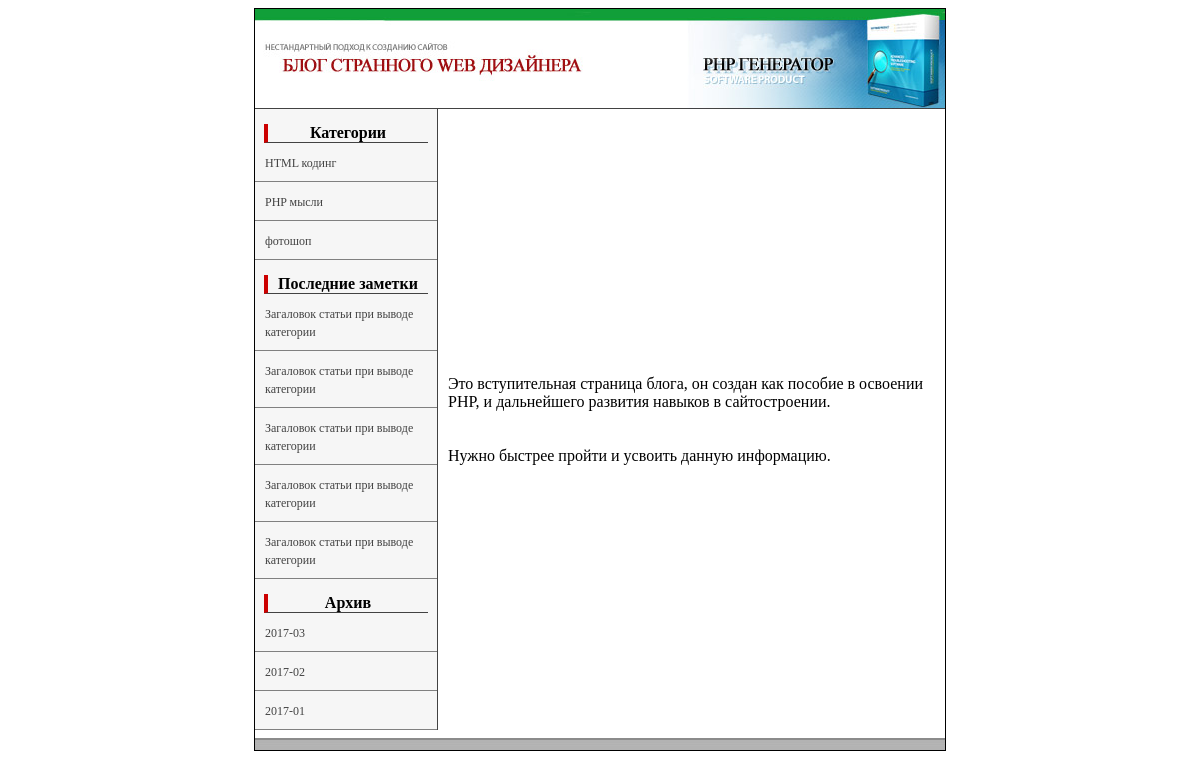
The page / on the database its author committed.
### tables this page shows
CREATE TABLE `categories` (
  `id` int(11) NOT NULL,
  `title` varchar(255) NOT NULL,
  `meta_d` varchar(255) NOT NULL,
  `meta_k` varchar(255) NOT NULL,
  `text` text NOT NULL
);

CREATE TABLE `data` (
  `id` int(5) NOT NULL,
  `cat` int(1) NOT NULL,
  `meta_d` varchar(255) NOT NULL,
  `meta_k` varchar(255) NOT NULL,
  `description` text NOT NULL,
  `text` text NOT NULL,
  `view` int(7) NOT NULL,
  `author` varchar(100) NOT NULL,
  `date` date NOT NULL,
  `mini_img` varchar(255) NOT NULL,
  `title` varchar(255) NOT NULL
);

CREATE TABLE `settings` (
  `id` int(3) NOT NULL,
  `title` varchar(255) NOT NULL,
  `meta_d` varchar(255) NOT NULL,
  `meta_k` varchar(255) NOT NULL,
  `text` text NOT NULL,
  `page` varchar(255) NOT NULL
);

### blocks/left.php (the view, shortened to what this page needs)
<td width="182px" class="left" valign="top">
<div class="nav_title">
	Категории
</div>
	<?
		$result2 = mysqli_query($db,"SELECT * FROM categories");
if(mysqli_num_rows($result2)>0){
    $myrow2 = mysqli_fetch_array($result2);
    do{
    	printf("<p><a href='view_cat.php?cat=%s'>%s</a></p>",$myrow2['id'],$myrow2['title']);
    }
    while ($myrow2 = mysqli_fetch_array($result2));
}
else {
    echo "<p>Информация по запросу не может быть извлечена. В таблице нет записей.</p>";
    exit();
}
	?>
    <div class="nav_title">Последние заметки</div>
<?php
        $result3 = mysqli_query($db, "SELECT id, title FROM data ORDER BY date DESC, id DESC LIMIT 5");
if(mysqli_num_rows($result3)>0){
    $myrow3 = mysqli_fetch_array($result3);
   do{
        printf("<p><a href='view_posts.php?id=%s'>%s</a></p>",$myrow3['id'],$myrow3['title']);
    }
    while ($myrow3 = mysqli_fetch_array($result3));
}
else {
    echo "<p>Информация по запросу не может быть извлечена. В таблице нет записей.</p>";
    exit();
}
?>
    <div class="nav_title">Архив</div>
    <?php
        $result4 = mysqli_query($db, "SELECT DISTINCT left(date,7) AS month FROM data ORDER BY month DESC");
if(mysqli_num_rows($result4)>0){
    $myrow4 = mysqli_fetch_array($result4);
   do{
        printf("<p><a href='view_date.php?date=%s'>%s</a></p>",$myrow4['month'],$myrow4['month']);
    }
    while ($myrow4 = mysqli_fetch_array($result4));
}
else {
    echo "<p>Информация по запросу не может быть извлечена. В таблице нет записей.</p>";
    exit();
}
?>
</td>

### index.php (shortened to what this page needs)
<?php
include("blocks/db.php");
$result = mysqli_query($db,"SELECT title,meta_d,meta_k,text FROM settings WHERE page='index'");
if(mysqli_num_rows($result)>0){
    $myrow = mysqli_fetch_array($result);
}
else {
    echo "<p>Информация по запросу не может быть извлечена. В таблице нет записей.</p>";
    exit();
}
?>
<!DOCTYPE html>
<head lang="ru">
      <link rel="stylesheet" type="text/css" href="style.css">
</head>
<body>
    <table class="main_border" align="center" cellpadding="0"  cellspacing="0">
    	<?php include("blocks/header.php"); ?>
    	<tr>
	    	<td valign="top">
	    		<table width="100%" border="0" cellpadding="0" cellspacing="0">
                    <tr>
                        <?php include("blocks/left.php"); ?>
                        <td><? echo $myrow['text'];?></td>
                    </tr>
                </table>
	    	</td>
    	</tr>
	    	<?php include("blocks/footer.php"); ?>
    </table>
</body>
</html>

### style.css (style rules this page uses)
table { width: 690px; }
.main_border { border:1px solid #000; }
.left { background-color: #f6f6f6; border-right: 1px solid #424242; }
.left a { text-decoration: none; font-size: 12px; text-align: center; color: #424242; }
.left p { border-bottom: 1px solid gray; margin:0; }
.nav_title { margin: 15px 5% 0 5%; font-weight: bold; text-align: center; border-left: 4px solid #cc0000; border-bottom: 1px solid #424242; }
p,h1 { padding: 10px; }

### rows shown on the page
categories: title "HTML кодинг"
categories: title "PHP мысли"
categories: title "фотошоп"
data: title "Загаловок статьи при выводе категории"
data: title "Загаловок статьи при выводе категории"
data: title "Загаловок статьи при выводе категории"
data: title "Загаловок статьи при выводе категории"
data: title "Загаловок статьи при выводе категории"
settings: text "Это вступительная страница блога, он создан как пособие в освоении PHP, и дальнейшего развития навыков в сайтостроении. Нужно быстрее пройти и усвоить данную информацию."

### other values the page prints
$myrow4['month'] "2017-03"
$myrow4['month'] "2017-02"
$myrow4['month'] "2017-01"
